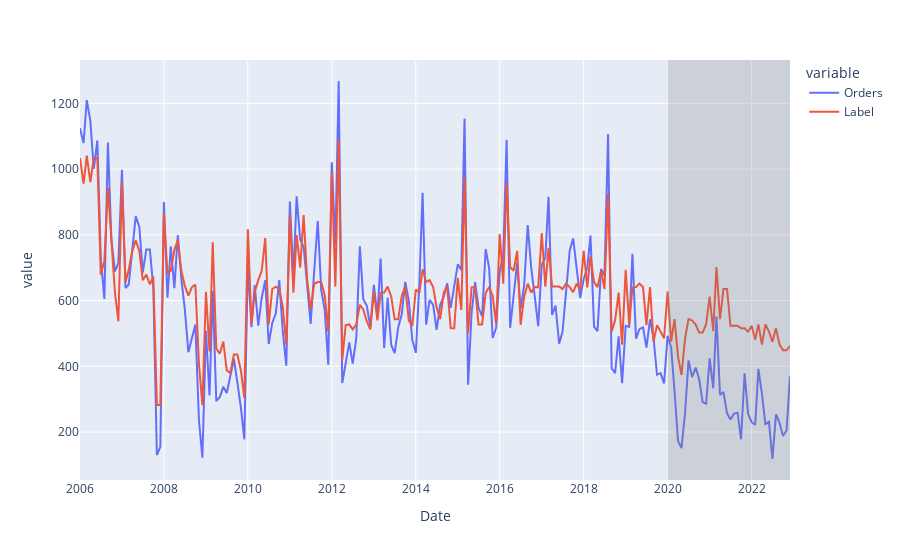

The notebook cell saved with this chart:
### Markdown cell above
##### Base model

### Code cell
import plotly.express as px
# Generate predictions on the original dataset
predictions = predict_model(model, data=df)

# Add a date column in the dataset
predictions['Date'] = pd.date_range(start=start, end = end, freq = 'MS')

# Line plot
fig = px.line(predictions, x='Date', y=[dep_var, "Label"]) #, template = 'plotly_dark')

# Add a vertical rectange for test-set separation
fig.add_vrect(x0=start_test, x1=predictions.Date.max(), fillcolor="grey", opacity=0.25, line_width=0)
fig.show()

### Figure 1 — Plotly figure (JSON) as saved in the notebook; plotly's stock layout.template omitted (floating-point values rounded to 4 significant figures; data arrays with more than 128 entries replaced by an {"elided": "..."} marker saying what was removed)
{"data": [{"hovertemplate": "variable=Orders<br>Date=%{x}<br>value=%{y}<extra></extra>", "legendgroup": "Orders", "line": {"color": "#636efa", "dash": "solid"}, "marker": {"symbol": "circle"}, "mode": "lines", "name": "Orders", "orientation": "v", "showlegend": true, "type": "scatter", "x": {"elided": "204 str values"}, "xaxis": "x", "y": {"elided": "204 int values"}, "yaxis": "y"}, {"hovertemplate": "variable=Label<br>Date=%{x}<br>value=%{y}<extra></extra>", "legendgroup": "Label", "line": {"color": "#EF553B", "dash": "solid"}, "marker": {"symbol": "circle"}, "mode": "lines", "name": "Label", "orientation": "v", "showlegend": true, "type": "scatter", "x": {"elided": "204 str values"}, "xaxis": "x", "y": {"elided": "204 float values"}, "yaxis": "y"}], "layout": {"legend": {"title": {"text": "variable"}, "tracegroupgap": 0}, "margin": {"t": 60}, "shapes": [{"fillcolor": "grey", "line": {"width": 0}, "opacity": 0.25, "type": "rect", "x0": "2020-01-01T00:00:00", "x1": "2022-12-01T00:00:00", "xref": "x", "y0": 0, "y1": 1, "yref": "y domain"}], "xaxis": {"anchor": "y", "domain": [0, 1], "title": {"text": "Date"}}, "yaxis": {"anchor": "x", "domain": [0, 1], "title": {"text": "value"}}}}
